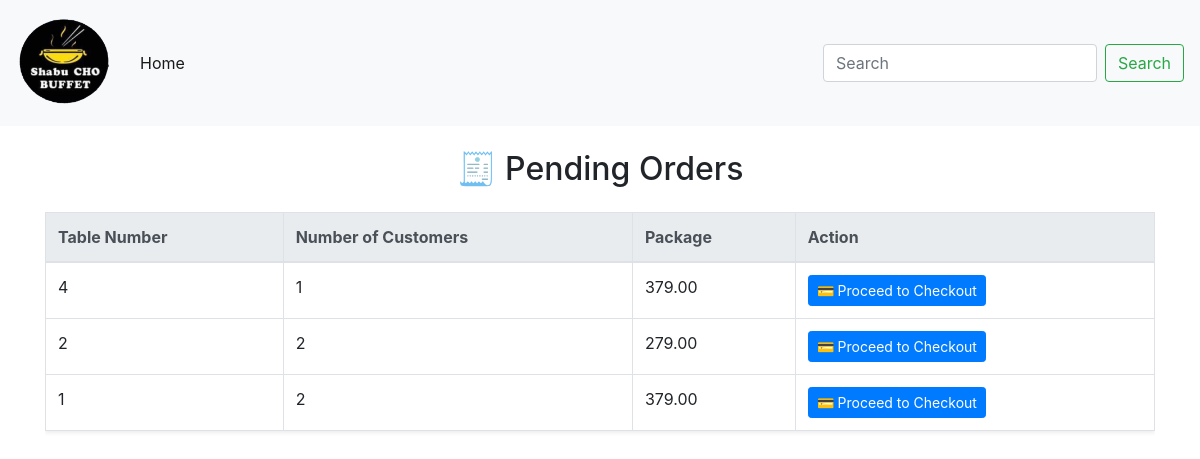
Screenshot of /checkout_list/ with the database file from the repository.
### food/models.py (models this page shows, shortened)
class Order(models.Model):
    PENDING = 'Pending'
    FINISHED = 'Finished'
    ORDER_STATUS_CHOICES = [
        (PENDING, 'Pending'),
        (FINISHED, 'Finished'),
    ]
    order_id = models.CharField(max_length=100, editable=False, unique=True, default=uuid.uuid4)
    status = models.CharField(max_length=20, choices=ORDER_STATUS_CHOICES, default=PENDING)
    created_time = models.DateTimeField(auto_now_add=True)
    updated_time = models.DateTimeField(auto_now=True)
    total_price = models.DecimalField(max_digits=10, decimal_places=2, default=0.00)
    session_expired = models.BooleanField(default=False)
    table = models.ForeignKey(Table, related_name='orders', on_delete=models.CASCADE)
    num_customers = models.PositiveIntegerField(default=1)
    selected_package = models.CharField(max_length=255, blank=True, null=True)
    class Meta:
        ordering = ['-created_time']

class Table(models.Model):
    table_number = models.IntegerField(unique=True)
    is_occupied = models.BooleanField(default=False)
    capacity = models.PositiveIntegerField(default=1)  # Number of seats

### food/views.py (the view)
# urls.py: path('checkout_list/', views.checkout_list, name='checkout'), #add
def checkout_list(request):
    orders = Order.objects.filter(status='Pending').select_related('table')
    return render(request, 'checkout_list.html', {'orders': orders})

### food/templates/checkout_list.html (shortened to what this page needs)
{% extends 'base.html' %}
{% block content %}
<div class="container mt-4">
    <h2 class="text-center mb-4">🧾 Pending Orders</h2>
    <div class="table-responsive">
        <table class="table table-bordered table-hover align-middle shadow-sm bg-white">
            <thead class="thead-light">
                <tr>
                    <th>Table Number</th>
                    <th>Number of Customers</th>
                    <th>Package</th>
                    <th>Action</th>
                </tr>
            </thead>
            <tbody>
                {% for order in orders %}
                <tr>
                    <td>{{ order.table.table_number }}</td>
                    <td>{{ order.num_customers }}</td>
                    <td>{{ order.total_price }}</td>
                    <td>
                        <a href="{% url 'checkout' order.order_id %}" class="btn btn-sm btn-primary">
                            💳 Proceed to Checkout
                        </a>
                    </td>
                </tr>
                {% empty %}
                <tr>
                    <td colspan="4" class="text-center text-muted">No pending orders</td>
                </tr>
                {% endfor %}
            </tbody>
        </table>
    </div>
</div>
{% endblock %}

### rows the page displays
Order: table.table_number "4", num_customers "1", total_price "379.00"
Order: table.table_number "2", num_customers "2", total_price "279.00"
Order: table.table_number "1", num_customers "2", total_price "379.00"
